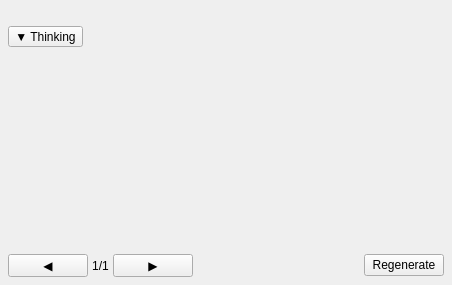
<?xml version="1.0" encoding="UTF-8"?>
<ui version="4.0">
 <class>MessageWidget</class>
 <widget class="QWidget" name="MessageWidget">
  <property name="geometry">
   <rect>
    <x>0</x>
    <y>0</y>
    <width>452</width>
    <height>285</height>
   </rect>
  </property>
  <layout class="QVBoxLayout" name="verticalLayout">
   <property name="spacing">
    <number>4</number>
   </property>
   <property name="leftMargin">
    <number>8</number>
   </property>
   <property name="topMargin">
    <number>8</number>
   </property>
   <property name="rightMargin">
    <number>8</number>
   </property>
   <property name="bottomMargin">
    <number>8</number>
   </property>
   <item>
    <layout class="QHBoxLayout" name="contentLayout">
     <item>
      <widget class="QLabel" name="textLabel">
       <property name="text">
        <string/>
       </property>
       <property name="alignment">
        <set>Qt::AlignmentFlag::AlignLeading|Qt::AlignmentFlag::AlignLeft|Qt::AlignmentFlag::AlignTop</set>
       </property>
       <property name="wordWrap">
        <bool>true</bool>
       </property>
       <property name="textInteractionFlags">
        <set>Qt::TextInteractionFlag::TextSelectableByMouse</set>
       </property>
      </widget>
     </item>
    </layout>
   </item>
   <item>
    <layout class="QVBoxLayout" name="thinkLayout">
     <property name="spacing">
      <number>0</number>
     </property>
     <property name="leftMargin">
      <number>0</number>
     </property>
     <property name="topMargin">
      <number>0</number>
     </property>
     <property name="rightMargin">
      <number>0</number>
     </property>
     <property name="bottomMargin">
      <number>0</number>
     </property>
     <item>
      <widget class="QToolButton" name="thinkToggle">
       <property name="text">
        <string>▼ Thinking</string>
       </property>
       <property name="checkable">
        <bool>true</bool>
       </property>
       <property name="checked">
        <bool>false</bool>
       </property>
       <property name="toolButtonStyle">
        <enum>Qt::ToolButtonStyle::ToolButtonTextBesideIcon</enum>
       </property>
      </widget>
     </item>
     <item>
      <widget class="QScrollArea" name="thinkScroll">
       <property name="frameShape">
        <enum>QFrame::Shape::NoFrame</enum>
       </property>
       <property name="widgetResizable">
        <bool>true</bool>
       </property>
       <widget class="QWidget" name="scrollAreaWidgetContents">
        <property name="geometry">
         <rect>
          <x>0</x>
          <y>0</y>
          <width>434</width>
          <height>179</height>
         </rect>
        </property>
        <layout class="QVBoxLayout" name="scrollLayout">
         <item>
          <widget class="QLabel" name="thinkContent">
           <property name="text">
            <string/>
           </property>
           <property name="wordWrap">
            <bool>true</bool>
           </property>
           <property name="textInteractionFlags">
            <set>Qt::TextInteractionFlag::TextSelectableByMouse</set>
           </property>
          </widget>
         </item>
        </layout>
       </widget>
      </widget>
     </item>
    </layout>
   </item>
   <item>
    <layout class="QHBoxLayout" name="versionLayout">
     <property name="spacing">
      <number>4</number>
     </property>
     <property name="leftMargin">
      <number>0</number>
     </property>
     <property name="topMargin">
      <number>0</number>
     </property>
     <property name="rightMargin">
      <number>0</number>
     </property>
     <property name="bottomMargin">
      <number>0</number>
     </property>
     <item>
      <widget class="QPushButton" name="prevBtn">
       <property name="visible">
        <bool>false</bool>
       </property>
       <property name="toolTip">
        <string>Previous version</string>
       </property>
       <property name="text">
        <string>◀</string>
       </property>
      </widget>
     </item>
     <item>
      <widget class="QLabel" name="versionLabel">
       <property name="visible">
        <bool>false</bool>
       </property>
       <property name="text">
        <string>1/1</string>
       </property>
       <property name="alignment">
        <set>Qt::AlignmentFlag::AlignCenter</set>
       </property>
      </widget>
     </item>
     <item>
      <widget class="QPushButton" name="nextBtn">
       <property name="visible">
        <bool>false</bool>
       </property>
       <property name="toolTip">
        <string>Next version</string>
       </property>
       <property name="text">
        <string>▶</string>
       </property>
      </widget>
     </item>
     <item>
      <spacer name="horizontalSpacer">
       <property name="orientation">
        <enum>Qt::Orientation::Horizontal</enum>
       </property>
       <property name="sizeHint" stdset="0">
        <size>
         <width>40</width>
         <height>20</height>
        </size>
       </property>
      </spacer>
     </item>
     <item>
      <widget class="QPushButton" name="regenerateBtn">
       <property name="toolTip">
        <string>Generate a new response with the same context</string>
       </property>
       <property name="text">
        <string>Regenerate</string>
       </property>
      </widget>
     </item>
    </layout>
   </item>
  </layout>
 </widget>
 <resources/>
 <connections/>
</ui>
